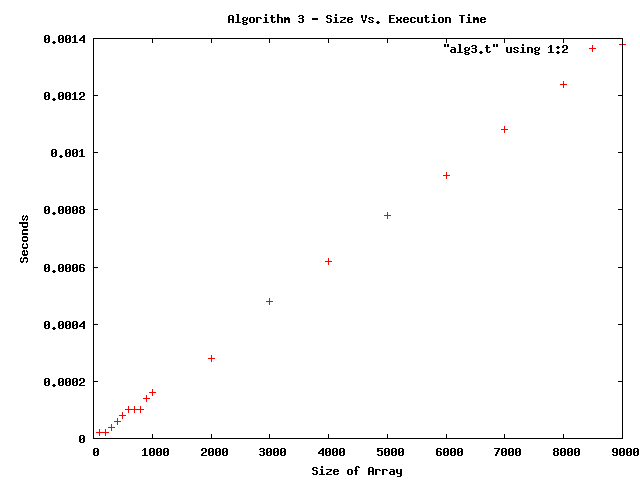

Source code (gnuplot):
set title "Algorithm 3 - Size Vs. Execution Time"
set xlabel "Size of Array"
set ylabel "Seconds"
set autoscale
set term png
set output "alg3plot.png"
plot "alg3.t" using 1:2 
